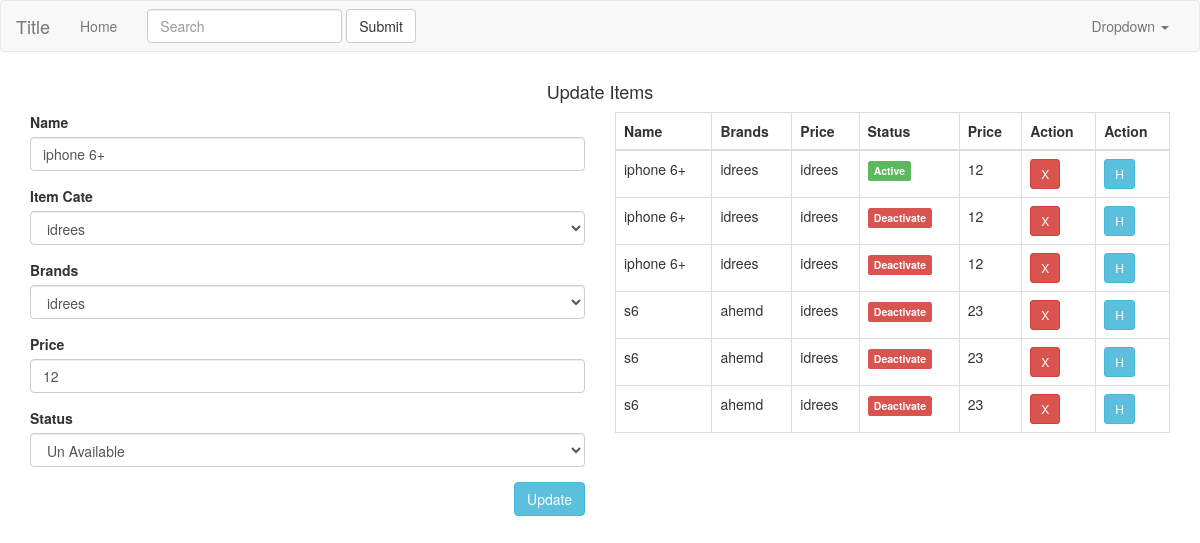
Page /contributor/index.php?nav=item&edit_item_id=9 (signed in) on the committed database.
### tables this page shows
CREATE TABLE `items` (
  `item_id` int(11) NOT NULL,
  `item_name` varchar(255) NOT NULL,
  `cate_id` varchar(255) NOT NULL,
  `brand_id` varchar(255) NOT NULL,
  `item_price` varchar(255) NOT NULL,
  `item_pic` text NOT NULL DEFAULT 'default.png',
  `item_sts` varchar(255) NOT NULL,
  `item_timestamp` int(11) NOT NULL DEFAULT current_timestamp()
);

CREATE TABLE `categorys` (
  `cate_id` int(11) NOT NULL,
  `cate_name` varchar(255) NOT NULL,
  `cate_sts` varchar(255) NOT NULL,
  `cate_timestamp` int(11) NOT NULL DEFAULT current_timestamp()
);

CREATE TABLE `brands` (
  `brand_id` int(11) NOT NULL,
  `brand_name` varchar(255) NOT NULL,
  `brand_sts` varchar(255) NOT NULL,
  `brand_timestamp` int(11) NOT NULL DEFAULT current_timestamp()
);

### contributor/pages/item.php (the view, shortened to what this page needs)
<?php if(!empty($_REQUEST['edit_item_id'])){?>
<?php $edit_item_id = $_REQUEST['edit_item_id'];
 $query=mysqli_query($dbc,"SELECT * FROM items WHERE item_id = '$edit_item_id'");
 $item=mysqli_fetch_assoc($query);
 ?>
<div class="row">
  <h4 class="text-center">Update Items</h4>
  <div class="col-sm-6">
   <form action="" method="POST">
    <div class="form-group">
      <label for="" class="control-label">Name</label>
      <input type="text" name="item_name" class="form-control" value="<?=$item['item_name']?>">
      </div>
    <div class="form-group">
      <label for="" class="control-label">Item Cate</label>
      <select name="cate_id" id="" class="form-control" value="<?=$item['cate_id']?>">
        <?php $fetchcate =mysqli_query($dbc,"SELECT * FROM categorys");
        while($rowcate = mysqli_fetch_assoc($fetchcate)):?>
        <option <?php if(@$item['cate_id'] == $rowcate['cate_id']) {?> <?php echo "selected";?> <?php }?> value="<?=$rowcate['cate_id']?>"><?=$rowcate['cate_name']?></option>
        <?php endwhile; ?>
      </select>
    </div>
    <div class="form-group">
      <label for="" class="control-label">Brands</label>
      <select name="brand_id" id="" class="form-control" value="<?=$item['brand_id']?>">
        <?php $fetchbrand =mysqli_query($dbc,"SELECT * FROM brands");
        while($rowbrand = mysqli_fetch_assoc($fetchbrand)):?>
        <option <?php if(@$item['brand_id'] == $rowbrand['brand_id']) {?> <?php echo "selected";?> <?php }?> value="<?=$rowbrand['brand_id']?>"><?=$rowbrand['brand_name']?></option>
        <?php endwhile; ?>
      </select>
      </div>
      <div class="form-group">
        <label for="" class="control-label">Price</label>
        <input type="text" class="form-control" name="item_price" value="<?=$item['item_price']?>">
      </div>
      <div class="form-group">
        <label for="" class="control-label">Status</label>
          <select name="item_sts" id="" class="form-control">
          <option <?php if(@$item['item_sts'] == 0) {?> <?php echo "selected";?> <?php }?> value="0">Un Available</option>
        </select>
      </div>
    <input type="submit" name="update_item" value="Update" class="btn btn-info pull-right">
  </div>
  <div class="col-sm-6">
   <table class="table table-bordered">
    <thead>
    <tr>
       <th>Name</th>
       <th>Brands</th>
       <th>Price</th>
       <th>Status</th>
       <th>Price</th>
       <th>Action</th>
       <th>Action</th>
    </tr>
     </thead>
    <tbody>
        <?php $query1 = mysqli_query($dbc,"SELECT * FROM items");
        while($row3=mysqli_fetch_assoc($query1)): ?>
        <tr>
         <td><?=$row3['item_name']?></td>
         <td><?=fetchRecord($dbc,"categorys","cate_id",$row3['cate_id'])['cate_name'];?></td>
         <td><?=fetchRecord($dbc,"brands","brand_id",$row3['brand_id'])['brand_name'];?></td>
         <td><?=getStatus($row3['item_sts']);?></td>
         <td><?=$row3['item_price']?></td>
         <td><a class="btn btn-danger btn-sm" href="index.php?nav=item&del_item_id=<?=$row3['item_id']?>">X</a></td>
         <td><a href="index.php?nav=item&edit_item_id=<?=$row3['item_id']?>" class="btn btn-info btn-sm">H</a>
         </td>
        </tr>
       <?php endwhile;?>
       </tbody>
    </table>
  </div>
</div>
<?php }?>

### connect/db.php (shortened to what this page needs)
<?php
function fetchRecord($dbc,$table,$fld,$data){
return  mysqli_fetch_assoc(mysqli_query($dbc,"SELECT * FROM $table WHERE $fld='$data'"));
}
 ?>
<?php
  function getStatus($sts){
    switch ($sts) {
      case '0':
      return '<label class="label label-danger">Deactivate</label>';
        break;
      case '1':
      return '<label class="label label-success">Active</label>';
        break;
    }
  }
 ?>

### rows in the picture
items: item_name "iphone 6+", cate_id "idrees", brand_id "idrees", item_price "12", item_sts "Un Available", cate.cate_name "idrees", brand.brand_name "idrees", shows "Deactivate"
items: item_name "iphone 6+", cate.cate_name "idrees", brand.brand_name "idrees", item_sts "Active", item_price "12"
items: item_name "iphone 6+", cate.cate_name "idrees", brand.brand_name "idrees", item_sts "Deactivate", item_price "12"
items: item_name "s6", cate.cate_name "ahemd", brand.brand_name "idrees", item_sts "Deactivate", item_price "23"
items: item_name "s6", cate.cate_name "ahemd", brand.brand_name "idrees", item_sts "Deactivate", item_price "23"
items: item_name "s6", cate.cate_name "ahemd", brand.brand_name "idrees", item_sts "Deactivate", item_price "23"

### other values in the picture
$value "Home"
